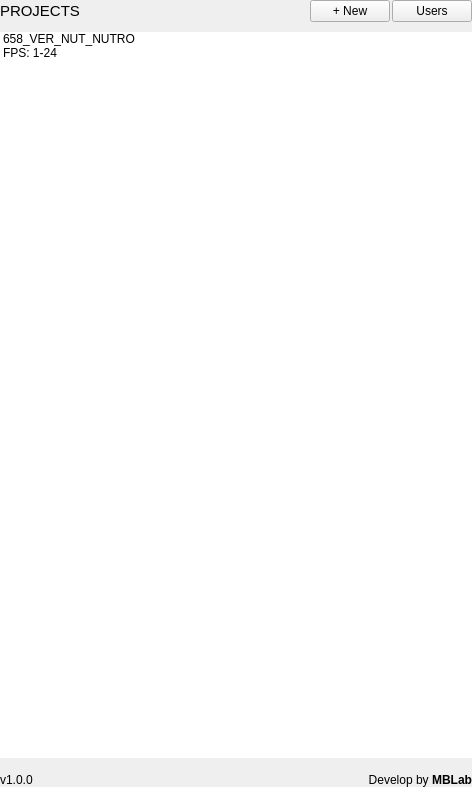
<?xml version="1.0" encoding="UTF-8"?>
<ui version="4.0">
 <class>Project</class>
 <widget class="QWidget" name="Project">
  <property name="geometry">
   <rect>
    <x>0</x>
    <y>0</y>
    <width>472</width>
    <height>787</height>
   </rect>
  </property>
  <property name="windowTitle">
   <string>MBLab Projects</string>
  </property>
  <layout class="QVBoxLayout" name="Project_layout">
   <property name="spacing">
    <number>0</number>
   </property>
   <property name="leftMargin">
    <number>0</number>
   </property>
   <property name="topMargin">
    <number>0</number>
   </property>
   <property name="rightMargin">
    <number>0</number>
   </property>
   <property name="bottomMargin">
    <number>0</number>
   </property>
   <item>
    <widget class="QWidget" name="main_widget_project" native="true">
     <layout class="QVBoxLayout" name="main_widget_layout">
      <property name="spacing">
       <number>10</number>
      </property>
      <property name="leftMargin">
       <number>0</number>
      </property>
      <property name="topMargin">
       <number>0</number>
      </property>
      <property name="rightMargin">
       <number>0</number>
      </property>
      <property name="bottomMargin">
       <number>0</number>
      </property>
      <item>
       <widget class="QStackedWidget" name="panels">
        <property name="sizePolicy">
         <sizepolicy hsizetype="Preferred" vsizetype="Preferred">
          <horstretch>0</horstretch>
          <verstretch>0</verstretch>
         </sizepolicy>
        </property>
        <property name="currentIndex">
         <number>0</number>
        </property>
        <widget class="QWidget" name="page_project">
         <layout class="QVBoxLayout" name="page_project_layout">
          <property name="spacing">
           <number>10</number>
          </property>
          <property name="leftMargin">
           <number>0</number>
          </property>
          <property name="topMargin">
           <number>0</number>
          </property>
          <property name="rightMargin">
           <number>0</number>
          </property>
          <property name="bottomMargin">
           <number>0</number>
          </property>
          <item>
           <layout class="QHBoxLayout" name="head_widhet">
            <property name="spacing">
             <number>2</number>
            </property>
            <property name="bottomMargin">
             <number>0</number>
            </property>
            <item>
             <widget class="QLabel" name="title">
              <property name="sizePolicy">
               <sizepolicy hsizetype="Preferred" vsizetype="Fixed">
                <horstretch>0</horstretch>
                <verstretch>0</verstretch>
               </sizepolicy>
              </property>
              <property name="text">
               <string>&lt;html&gt;&lt;head/&gt;&lt;body&gt;&lt;p&gt;&lt;span style=&quot; font-size:11pt;&quot;&gt;PROJECTS&lt;/span&gt;&lt;/p&gt;&lt;/body&gt;&lt;/html&gt;</string>
              </property>
             </widget>
            </item>
            <item>
             <widget class="QPushButton" name="new_project">
              <property name="sizePolicy">
               <sizepolicy hsizetype="Fixed" vsizetype="Fixed">
                <horstretch>0</horstretch>
                <verstretch>0</verstretch>
               </sizepolicy>
              </property>
              <property name="cursor">
               <cursorShape>PointingHandCursor</cursorShape>
              </property>
              <property name="text">
               <string>+ New</string>
              </property>
             </widget>
            </item>
            <item>
             <widget class="QPushButton" name="reload_project">
              <property name="sizePolicy">
               <sizepolicy hsizetype="Fixed" vsizetype="Fixed">
                <horstretch>0</horstretch>
                <verstretch>0</verstretch>
               </sizepolicy>
              </property>
              <property name="cursor">
               <cursorShape>PointingHandCursor</cursorShape>
              </property>
              <property name="text">
               <string>Users</string>
              </property>
             </widget>
            </item>
           </layout>
          </item>
          <item>
           <widget class="QTreeWidget" name="projects">
            <property name="frameShape">
             <enum>QFrame::NoFrame</enum>
            </property>
            <property name="alternatingRowColors">
             <bool>false</bool>
            </property>
            <property name="iconSize">
             <size>
              <width>80</width>
              <height>80</height>
             </size>
            </property>
            <property name="indentation">
             <number>0</number>
            </property>
            <attribute name="headerVisible">
             <bool>false</bool>
            </attribute>
            <column>
             <property name="text">
              <string notr="true">1</string>
             </property>
            </column>
            <item>
             <property name="text">
              <string>658_VER_NUT_NUTRO
FPS: 1-24</string>
             </property>
             <property name="icon">
              <iconset resource="../resources/resources.qrc">
               <normaloff>:/icons/ma.png</normaloff>:/icons/ma.png</iconset>
             </property>
            </item>
           </widget>
          </item>
         </layout>
        </widget>
        <widget class="QWidget" name="project_view">
         <layout class="QVBoxLayout" name="project_view_layout">
          <property name="spacing">
           <number>10</number>
          </property>
          <property name="leftMargin">
           <number>0</number>
          </property>
          <property name="topMargin">
           <number>0</number>
          </property>
          <property name="rightMargin">
           <number>0</number>
          </property>
          <property name="bottomMargin">
           <number>0</number>
          </property>
          <item>
           <widget class="QWidget" name="widget" native="true">
            <property name="sizePolicy">
             <sizepolicy hsizetype="Preferred" vsizetype="Fixed">
              <horstretch>0</horstretch>
              <verstretch>0</verstretch>
             </sizepolicy>
            </property>
            <layout class="QHBoxLayout" name="head_widget">
             <property name="spacing">
              <number>2</number>
             </property>
             <property name="bottomMargin">
              <number>1</number>
             </property>
             <item>
              <widget class="QPushButton" name="btn_back">
               <property name="sizePolicy">
                <sizepolicy hsizetype="Fixed" vsizetype="Fixed">
                 <horstretch>0</horstretch>
                 <verstretch>0</verstretch>
                </sizepolicy>
               </property>
               <property name="cursor">
                <cursorShape>PointingHandCursor</cursorShape>
               </property>
               <property name="toolTip">
                <string>Back to projects</string>
               </property>
               <property name="text">
                <string/>
               </property>
               <property name="icon">
                <iconset resource="../resources/resources.qrc">
                 <normaloff>:/icons/back.png</normaloff>:/icons/back.png</iconset>
               </property>
               <property name="iconSize">
                <size>
                 <width>20</width>
                 <height>20</height>
                </size>
               </property>
               <property name="flat">
                <bool>true</bool>
               </property>
              </widget>
             </item>
             <item>
              <widget class="QLabel" name="project_name">
               <property name="sizePolicy">
                <sizepolicy hsizetype="Preferred" vsizetype="Fixed">
                 <horstretch>0</horstretch>
                 <verstretch>0</verstretch>
                </sizepolicy>
               </property>
               <property name="text">
                <string>&lt;html&gt;&lt;head/&gt;&lt;body&gt;&lt;p&gt;&lt;span style=&quot; font-size:11pt;&quot;&gt;{project}&lt;/span&gt;&lt;/p&gt;&lt;/body&gt;&lt;/html&gt;</string>
               </property>
              </widget>
             </item>
             <item>
              <widget class="QPushButton" name="new_asset">
               <property name="sizePolicy">
                <sizepolicy hsizetype="Fixed" vsizetype="Fixed">
                 <horstretch>0</horstretch>
                 <verstretch>0</verstretch>
                </sizepolicy>
               </property>
               <property name="cursor">
                <cursorShape>PointingHandCursor</cursorShape>
               </property>
               <property name="text">
                <string>Assets</string>
               </property>
              </widget>
             </item>
             <item>
              <widget class="QPushButton" name="new_shot">
               <property name="sizePolicy">
                <sizepolicy hsizetype="Fixed" vsizetype="Fixed">
                 <horstretch>0</horstretch>
                 <verstretch>0</verstretch>
                </sizepolicy>
               </property>
               <property name="cursor">
                <cursorShape>PointingHandCursor</cursorShape>
               </property>
               <property name="text">
                <string>Shots</string>
               </property>
              </widget>
             </item>
            </layout>
           </widget>
          </item>
          <item>
           <widget class="QWidget" name="project_item" native="true">
            <property name="sizePolicy">
             <sizepolicy hsizetype="Preferred" vsizetype="Fixed">
              <horstretch>0</horstretch>
              <verstretch>0</verstretch>
             </sizepolicy>
            </property>
            <property name="cursor">
             <cursorShape>ArrowCursor</cursorShape>
            </property>
            <property name="styleSheet">
             <string notr="true">background:transparent;</string>
            </property>
            <layout class="QHBoxLayout" name="project_item_layout_2">
             <property name="spacing">
              <number>10</number>
             </property>
             <property name="leftMargin">
              <number>0</number>
             </property>
             <property name="topMargin">
              <number>0</number>
             </property>
             <property name="rightMargin">
              <number>0</number>
             </property>
             <property name="bottomMargin">
              <number>0</number>
             </property>
             <item>
              <widget class="QLabel" name="thumb">
               <property name="sizePolicy">
                <sizepolicy hsizetype="Fixed" vsizetype="Expanding">
                 <horstretch>0</horstretch>
                 <verstretch>0</verstretch>
                </sizepolicy>
               </property>
               <property name="minimumSize">
                <size>
                 <width>80</width>
                 <height>80</height>
                </size>
               </property>
               <property name="text">
                <string/>
               </property>
               <property name="scaledContents">
                <bool>false</bool>
               </property>
              </widget>
             </item>
             <item>
              <widget class="QLabel" name="detail">
               <property name="sizePolicy">
                <sizepolicy hsizetype="Preferred" vsizetype="Fixed">
                 <horstretch>0</horstretch>
                 <verstretch>0</verstretch>
                </sizepolicy>
               </property>
               <property name="styleSheet">
                <string notr="true">margin-right:15px;</string>
               </property>
               <property name="text">
                <string>&lt;html&gt;&lt;head/&gt;&lt;body&gt;&lt;p&gt;&lt;span style=&quot; font-size:10pt; font-weight:600;&quot;&gt;{project}&lt;br/&gt;&lt;/span&gt;FPS: {fps}, Frames: {frames}&lt;br/&gt;Status: {status}&lt;br/&gt;Render: {render}&lt;/p&gt;&lt;/body&gt;&lt;/html&gt;</string>
               </property>
               <property name="alignment">
                <set>Qt::AlignLeading|Qt::AlignLeft|Qt::AlignVCenter</set>
               </property>
               <property name="wordWrap">
                <bool>true</bool>
               </property>
               <property name="margin">
                <number>0</number>
               </property>
              </widget>
             </item>
            </layout>
           </widget>
          </item>
          <item>
           <widget class="Line" name="line_2">
            <property name="orientation">
             <enum>Qt::Horizontal</enum>
            </property>
           </widget>
          </item>
          <item>
           <widget class="QSplitter" name="splitter">
            <property name="orientation">
             <enum>Qt::Vertical</enum>
            </property>
            <widget class="QWidget" name="verticalLayoutWidget_3">
             <layout class="QVBoxLayout" name="softwares_layout">
              <item>
               <widget class="QLabel" name="software_label">
                <property name="sizePolicy">
                 <sizepolicy hsizetype="Preferred" vsizetype="Fixed">
                  <horstretch>0</horstretch>
                  <verstretch>0</verstretch>
                 </sizepolicy>
                </property>
                <property name="text">
                 <string>&lt;html&gt;&lt;head/&gt;&lt;body&gt;&lt;p&gt;&lt;span style=&quot; font-size:10pt; font-weight:600;&quot;&gt;SOFTWARES&lt;/span&gt;&lt;/p&gt;&lt;/body&gt;&lt;/html&gt;</string>
                </property>
               </widget>
              </item>
              <item>
               <widget class="QTreeWidget" name="engines">
                <property name="frameShape">
                 <enum>QFrame::NoFrame</enum>
                </property>
                <property name="indentation">
                 <number>0</number>
                </property>
                <attribute name="headerVisible">
                 <bool>false</bool>
                </attribute>
                <column>
                 <property name="text">
                  <string notr="true">1</string>
                 </property>
                </column>
               </widget>
              </item>
             </layout>
            </widget>
            <widget class="QWidget" name="verticalLayoutWidget_4">
             <layout class="QVBoxLayout" name="tools_layout">
              <item>
               <widget class="QLabel" name="tool_label">
                <property name="sizePolicy">
                 <sizepolicy hsizetype="Preferred" vsizetype="Fixed">
                  <horstretch>0</horstretch>
                  <verstretch>0</verstretch>
                 </sizepolicy>
                </property>
                <property name="text">
                 <string>&lt;html&gt;&lt;head/&gt;&lt;body&gt;&lt;p&gt;&lt;span style=&quot; font-size:10pt; font-weight:600;&quot;&gt;TOOLS&lt;/span&gt;&lt;/p&gt;&lt;/body&gt;&lt;/html&gt;</string>
                </property>
               </widget>
              </item>
              <item>
               <widget class="QTreeWidget" name="tools">
                <property name="frameShape">
                 <enum>QFrame::NoFrame</enum>
                </property>
                <property name="indentation">
                 <number>0</number>
                </property>
                <attribute name="headerVisible">
                 <bool>false</bool>
                </attribute>
                <column>
                 <property name="text">
                  <string notr="true">1</string>
                 </property>
                </column>
               </widget>
              </item>
             </layout>
            </widget>
           </widget>
          </item>
          <item>
           <widget class="QWidget" name="main_project_item" native="true">
            <property name="sizePolicy">
             <sizepolicy hsizetype="Preferred" vsizetype="Fixed">
              <horstretch>0</horstretch>
              <verstretch>0</verstretch>
             </sizepolicy>
            </property>
            <property name="minimumSize">
             <size>
              <width>120</width>
              <height>0</height>
             </size>
            </property>
            <layout class="QVBoxLayout" name="main_project_item_layout_2">
             <property name="spacing">
              <number>0</number>
             </property>
             <property name="leftMargin">
              <number>0</number>
             </property>
             <property name="topMargin">
              <number>0</number>
             </property>
             <property name="rightMargin">
              <number>0</number>
             </property>
             <property name="bottomMargin">
              <number>0</number>
             </property>
            </layout>
           </widget>
          </item>
          <item>
           <widget class="Line" name="line">
            <property name="orientation">
             <enum>Qt::Horizontal</enum>
            </property>
           </widget>
          </item>
         </layout>
        </widget>
       </widget>
      </item>
      <item>
       <widget class="QWidget" name="footer_widget" native="true">
        <property name="sizePolicy">
         <sizepolicy hsizetype="Preferred" vsizetype="Fixed">
          <horstretch>0</horstretch>
          <verstretch>0</verstretch>
         </sizepolicy>
        </property>
        <layout class="QHBoxLayout" name="footer_layout">
         <property name="spacing">
          <number>7</number>
         </property>
         <property name="leftMargin">
          <number>0</number>
         </property>
         <property name="topMargin">
          <number>5</number>
         </property>
         <property name="rightMargin">
          <number>0</number>
         </property>
         <property name="bottomMargin">
          <number>0</number>
         </property>
         <item>
          <widget class="QLabel" name="version">
           <property name="sizePolicy">
            <sizepolicy hsizetype="Preferred" vsizetype="Fixed">
             <horstretch>0</horstretch>
             <verstretch>0</verstretch>
            </sizepolicy>
           </property>
           <property name="styleSheet">
            <string notr="true"/>
           </property>
           <property name="text">
            <string>v1.0.0</string>
           </property>
           <property name="alignment">
            <set>Qt::AlignLeading|Qt::AlignLeft|Qt::AlignVCenter</set>
           </property>
          </widget>
         </item>
         <item>
          <widget class="QLabel" name="develop_by">
           <property name="sizePolicy">
            <sizepolicy hsizetype="Fixed" vsizetype="Fixed">
             <horstretch>0</horstretch>
             <verstretch>0</verstretch>
            </sizepolicy>
           </property>
           <property name="minimumSize">
            <size>
             <width>3</width>
             <height>0</height>
            </size>
           </property>
           <property name="styleSheet">
            <string notr="true"/>
           </property>
           <property name="text">
            <string>&lt;html&gt;&lt;head/&gt;&lt;body&gt;&lt;p&gt;Develop by &lt;span style=&quot; font-size:9pt; font-weight:600;&quot;&gt;MBLab&lt;/span&gt;&lt;/p&gt;&lt;/body&gt;&lt;/html&gt;</string>
           </property>
           <property name="alignment">
            <set>Qt::AlignRight|Qt::AlignTrailing|Qt::AlignVCenter</set>
           </property>
          </widget>
         </item>
        </layout>
       </widget>
      </item>
     </layout>
    </widget>
   </item>
  </layout>
 </widget>
 <resources>
  <include location="../resources/resources.qrc"/>
 </resources>
 <connections/>
</ui>
